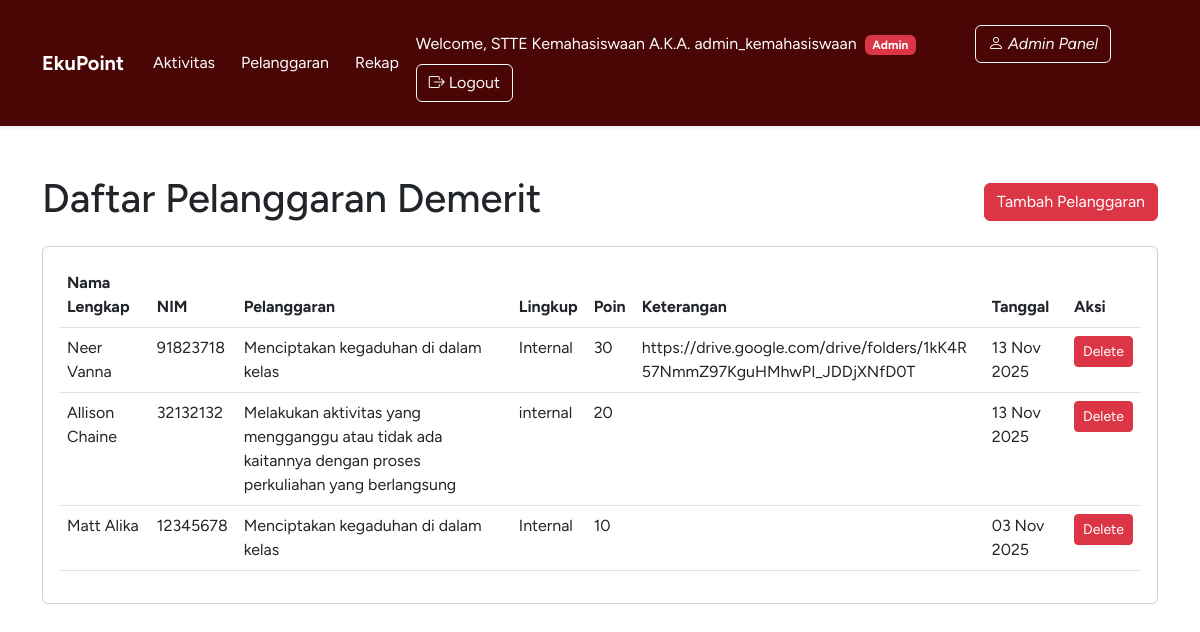
/pelanggaran/ (signed in), run on the app's committed database.
### contacts/models.py (models this page shows, shortened)
class User(AbstractUser):
    nim = models.CharField(max_length=10, blank=True, null=True)
    prodi = models.ForeignKey(Prodi, on_delete=models.SET_NULL, blank=True, null=True, related_name='users_prodi')
    angkatan = models.ForeignKey(Angkatan, on_delete=models.SET_NULL, blank=True, null=True, related_name='users')

class Pelanggaran(models.Model):
    user = models.ForeignKey(User, on_delete=models.CASCADE, related_name='pelanggaran_records', blank=True, null=True)
    aturan_demerit = models.ForeignKey(Demerit, on_delete=models.CASCADE, related_name='instances', blank=True, null=True)
    pelanggaran = models.ForeignKey(Demerit, on_delete=models.CASCADE, related_name='pelanggaran_detail', blank=True, null=True)
    lingkup = models.ForeignKey(Demerit, on_delete=models.CASCADE, related_name='lingkup_detail', blank=True, null=True)
    poin = models.ForeignKey(Demerit, on_delete=models.CASCADE, related_name='poin_detail', blank=True, null=True)
    kuantitas = models.IntegerField(default=1)
    keterangan = models.TextField(blank=True, null=True)
    created_at = models.DateTimeField(auto_now_add=True, blank=True, null=True)
    @property
    def poin(self):
        if self.aturan_demerit:
            return self.aturan_demerit.poin * self.kuantitas
        return 0

class Demerit(models.Model):
    AKT_LINGKUP_CHOICES = (
        ('internal', 'Internal'),
        ('eksternal', 'Eksternal'),
    )
    pelanggaran = models.TextField()
    lingkup = models.TextField(max_length=25, choices=AKT_LINGKUP_CHOICES, default='internal')
    poin = models.IntegerField()

### contacts/views.py (the view)
# urls.py: path('pelanggaran/', views.pelanggaran_list, name='pelanggaran_list'),
@login_required
def pelanggaran_list(request):
    user = request.user
    if user.is_superuser or user.is_staff:
        pelanggaran_records = Pelanggaran.objects.all()
    else:
        pelanggaran_records = Pelanggaran.objects.filter(
            Q(user=user)
        ).distinct() # Use .distinct() to avoid duplicates
    pelanggaran_records = pelanggaran_records.order_by('-created_at')
    context = {
        'pelanggaran_records': pelanggaran_records,
        'form': PelanggaranForm(),
    }
    return render(request, 'pelanggaran_list.html', context)

### contacts/context_processors.py (called while the page is built)
def user_groups(request):
    if request.user.is_authenticated:
        return {
            'is_student': request.user.groups.filter(name='Student').exists(),
            'is_admin': request.user.is_superuser,
            'is_staff': request.user.is_staff,
            'user_groups': list(request.user.groups.values_list('name', flat=True))
        }
    return {}

### contacts/templates/pelanggaran_list.html (shortened to what this page needs)
{% extends "header.html" %}
{% block content %}
<div class="d-flex justify-content-between align-items-center mb-3">
    <h1>Daftar Pelanggaran Demerit</h1>
    {% if is_admin or is_staff %}
    <a href="{% url 'pelanggaran_add' %}" class="btn btn-danger">Tambah Pelanggaran</a>
    {% else %}
    <p></p>
    {% endif %}
</div>
<div class="card">
    <div class="card-body">
        <table class="table table-hover">
            <thead>
                <tr>
                {% if is_admin or is_staff %}
                    <th>Nama Lengkap</th>
                    <th>NIM</th>
                {% endif %}
                    <th>Pelanggaran</th>
                    <th>Lingkup</th>
                    <th>Poin</th>
                    <th>Keterangan</th>
                    <th>Tanggal</th>
                    {% if is_admin or is_staff %}
                    <th>Aksi</th>
                    {% endif %}
                </tr>
            </thead>
            <tbody>
                {% for p in pelanggaran_records %}
                {% if is_admin or is_staff %}
                <tr onclick="window.location.href='{% url 'pelanggaran_edit' p.id %}'" style="cursor: pointer;">
                    <td>{{ p.user.get_full_name }}</td>
                    <td>{{ p.user.nim }}</td>
                {% else %}
                <tr>
                {% endif %}
                    <td>{{ p.aturan_demerit.pelanggaran }}</td>
                    <td>{{ p.aturan_demerit.lingkup }}</td>
                    <td>{{ p.poin }}</td>
                    <td class="wrap-text">{{ p.keterangan }}</td>
                    <td>{{ p.created_at|date:"d M Y" }}</td>
                    {% if is_admin or is_staff %}
                    <td>
                        <a href="{% url 'pelanggaran_delete' p.id %}" class="btn btn-sm btn-danger">Delete</a>
                    </td>
                    {% else %}
                    <td></td>
                    {% endif %}
                </tr>
                {% empty %}
                <tr><td colspan="5" class="text-center">Belum ada data.</td></tr>
                {% endfor %}
            </tbody>
        </table>
    </div>
</div>
{% endblock %}

### contacts/templates/header.html (shortened to what this page needs)
{% load static %}
<!DOCTYPE html>
<html lang="en">
<head>
    <link href="https://cdn.jsdelivr.net/npm/bootstrap@5.3.0/dist/css/bootstrap.min.css" rel="stylesheet">
    <link rel="stylesheet" href="https://cdn.jsdelivr.net/npm/bootstrap-icons@1.10.0/font/bootstrap-icons.css">
</head>
<body class="sticky-header" style="font-family: Figtree, sans-serif;">
    <nav class="navbar navbar-expand-lg navbar-dark custom-color shadow-sm p-3 mb-5">
        <div class="container">
        <div class="navbar-center">
            <a class="navbar-brand" href="{% url 'dashboard' %}"><strong>EkuPoint</strong></a>
        </div>
        <div class="navbar navbar-expand-lg">
            <a class="btn btn-ghost" style="color: #FFFFFF" href="{% url 'aktivitas_list' %}">Aktivitas</a>
            <a class="btn btn-ghost" style="color: #FFFFFF" href="{% url 'pelanggaran_list' %}">Pelanggaran</a>
            {% if is_admin or is_staff %}
            <a class="btn btn-ghost" style="color: #FFFFFF" href="{% url 'rekap' %}">Rekap</a>
            {% else %}
            <p></p>
            {% endif %}
                <p>&nbsp</p>
            </div>
            <div class="navbar bg-base-100">
                    <span class="navbar-text me-3" style="color: #FFFFFF;">Welcome, <a href="{% url 'about_user' %}" style="color: #FFFFFF; text-decoration:none;"> {{ user.get_full_name }} A.K.A. {{ user.username }}</a>
                {% if is_admin or is_staff %}
                    <span class="badge bg-danger ms-1">Admin</span>
                {% else %}
                    <span class="badge bg-info ms-1">Student</span>
                {% endif %}
                </span>
            {% if is_admin or is_staff %}
                    <a class="btn btn-outline-light btn-xs" href="{% url 'admin:index' %}"><i class="bi bi-person"> Admin Panel</i></a>
            {% else %}
                    <p></p>
            {% endif %}
            <p>&nbsp</p>
            <a class="btn btn-outline-light btn-xs" href="{% url 'logout' %}"><i class="bi bi-box-arrow-right"></i> Logout</a>
            </div>
            </div>
    </nav>
    <main class="container mt-4">
        {% block content %}{% endblock %}
    </main>
</body>
</html>

### contacts/templates/header.html (style rules this page uses)
.custom-color { background-color: #4a0505ff; }
.sticky-header { position: sticky; top: 0; }
a { text-decoration: none; }

### contacts/templates/pelanggaran_list.html (style rules this page uses)
.wrap-text { word-wrap: break-word; overflow-wrap: break-word; max-width: 350px; }

### data on the page
User: get_full_name "STTE Kemahasiswaan", username "admin_kemahasiswaan"
Pelanggaran: user.get_full_name "Neer Vanna", user.nim "91823718", aturan_demerit.pelanggaran "Menciptakan kegaduhan di dalam kelas", aturan_demerit.lingkup "Internal", poin "30", keterangan "https://drive.google.com/drive/folders/1kK4R57NmmZ97KguHMhwPI_JDDjXNfD0T", created_at "13 Nov 2025"
Pelanggaran: user.get_full_name "Allison Chaine", user.nim "32132132", aturan_demerit.pelanggaran "Melakukan aktivitas yang mengganggu atau tidak ada kaitannya dengan proses perkuliahan yang berlangsung", aturan_demerit.lingkup "internal", poin "20", created_at "13 Nov 2025"
Pelanggaran: user.get_full_name "Matt Alika", user.nim "12345678", aturan_demerit.pelanggaran "Menciptakan kegaduhan di dalam kelas", aturan_demerit.lingkup "Internal", poin "10", created_at "03 Nov 2025"
